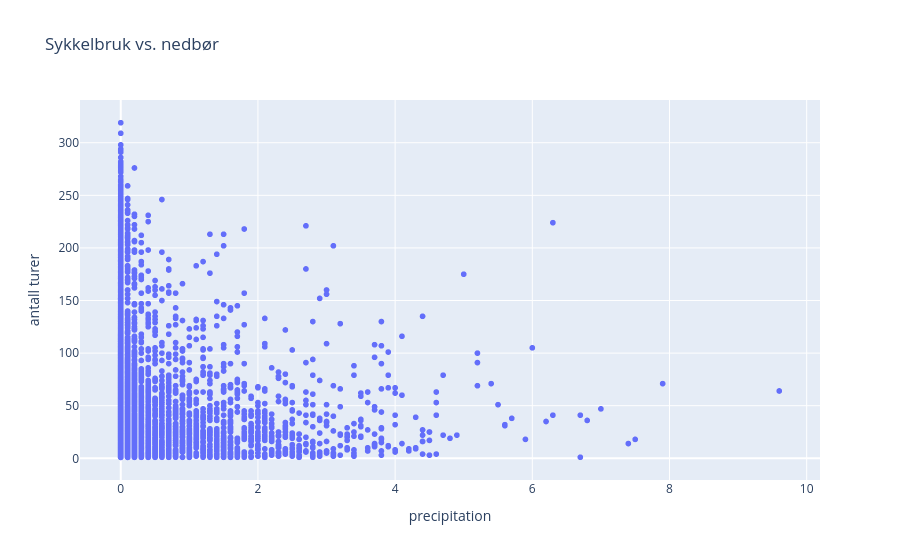

Notebook code for this chart:
### Code cell
# visualiserer sammenheng mellom sykkelbruk og nedbør via scatter
fig = px.scatter(merged_df, x="precipitation", y="trips_count", title="Sykkelbruk vs. nedbør")
fig.update_layout(yaxis_title="antall turer")
fig.show()

### Figure 1 — Plotly figure (JSON) as saved in the notebook; plotly's stock layout.template omitted (floating-point values rounded to 4 significant figures; data arrays with more than 128 entries replaced by an {"elided": "..."} marker saying what was removed)
{"data": [{"hovertemplate": "precipitation=%{x}<br>trips_count=%{y}<extra></extra>", "legendgroup": "", "marker": {"color": "#636efa", "symbol": "circle"}, "mode": "markers", "name": "", "showlegend": false, "type": "scattergl", "x": {"elided": "9284 float values"}, "xaxis": "x", "y": {"elided": "9284 float values"}, "yaxis": "y"}], "layout": {"legend": {"tracegroupgap": 0}, "title": {"text": "Sykkelbruk vs. nedbør"}, "xaxis": {"anchor": "y", "domain": [0, 1], "title": {"text": "precipitation"}}, "yaxis": {"anchor": "x", "domain": [0, 1], "title": {"text": "antall turer"}}}}
